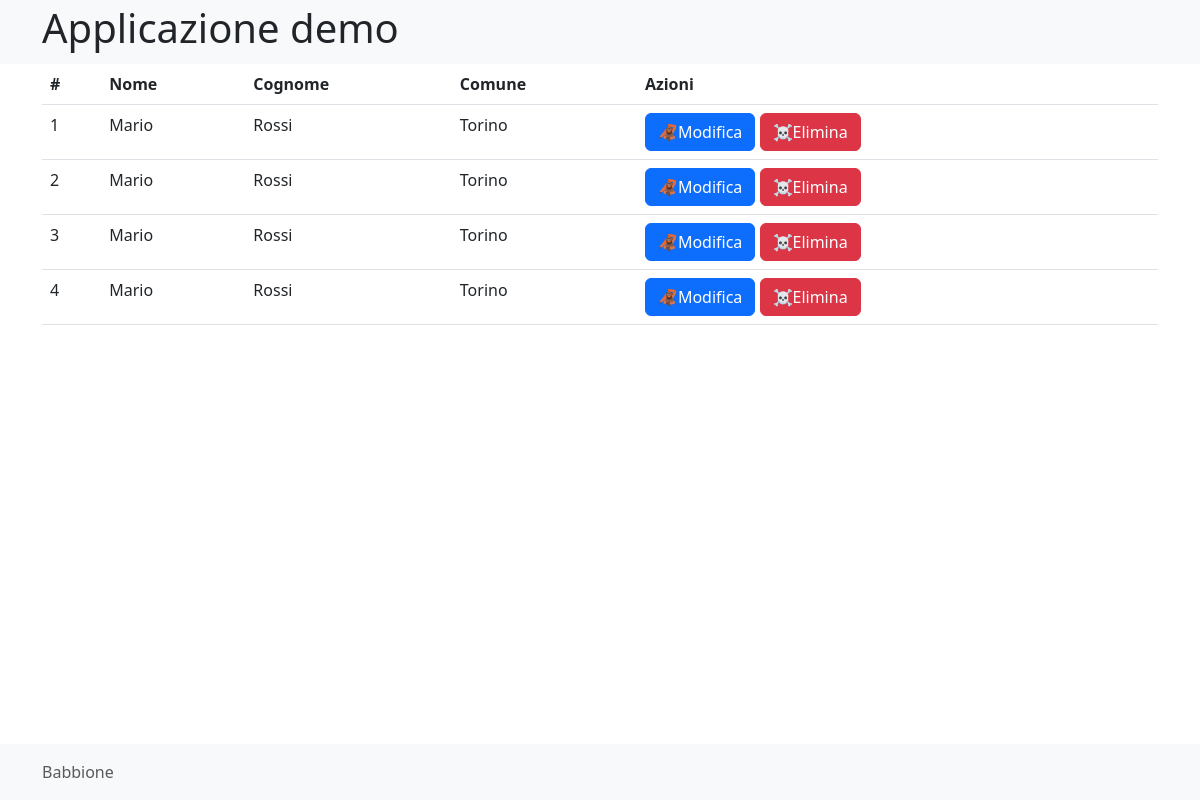
Page /form_in_php/index-user.php on the committed database.
### tables this page shows
CREATE TABLE `user` (
  `user_id` int(10) PRIMARY KEY NOT NULL AUTO_INCREMENT,
  `first_name` varchar(255) NOT NULL,
  `last_name` varchar(255) NOT NULL,
  `birthday` date NOT NULL,
  `birth_city` varchar(255) NOT NULL,
  `regione_id` int(11) NOT NULL,
  `provincia_id` int(11) NOT NULL,
  `gender` enum('M','F') NOT NULL,
  `username` varchar(255) NOT NULL,
  `password` varchar(255) NOT NULL
);

### form_in_php/class/crud/UserCRUD.php (called while the page is built, shortened)
<?php
class UserCRUD {
    public function read(int $user_id=null):User|array|bool|string
    {
        $conn = new \PDO(DB_DSN,DB_USER,DB_PASSWORD);
        if(!is_null($user_id)){
            $query = "SELECT * FROM user where user_id = :user_id";
            $stm = $conn->prepare($query);
            $stm->bindValue(':user_id', $user_id, PDO::PARAM_INT);
            $stm->execute();
            $result = $stm->fetchAll(PDO::FETCH_CLASS,User::class);
            if(count($result)==1){
                return $result[0];
            }
            if(count($result)>1){
                throw new \Exception("Chiave primaria duplicata", 1);
            }
            if(count($result)=== 0){
                return false;
            }
        }else{
            $query = "SELECT * FROM user";
            $stm = $conn->prepare($query);
            $stm->execute();
            $result = $stm->fetchAll(PDO::FETCH_CLASS,User::class);
            return $result;
        }
        return $result;
    }
}

### form_in_php/autoload.php (called while the page is built, shortened)
<?php
spl_autoload_register(function($className){
    $className = str_replace("\\","/",__DIR__."/class/".$className.'.php');
});

### form_in_php/index-user.php (the view, shortened to what this page needs)
<?php
require "./autoload.php";
$users = (new UserCRUD())->read();
?>
<?php require "./class/view/head-view.php" ?>
<table class="table">
    <tr>
        <th>#</th>
        <th>Nome</th>
        <th>Cognome</th>
        <th>Comune</th>
        <th>Azioni</th>
    </tr>
    <tr>
        <?php foreach ($users as $user) { ?>
            <tr>
            <td><?=$user->user_id?></td>
            <td><?=$user->first_name?></td>
            <td><?=$user->last_name?></td>
            <td><?=$user->birth_city?></td>
         <td>
            <a href="edit-user.php?user_id=<?=$user->user_id?>" class="btn btn-primary ">🦧Modifica</a>
            <a href="delete-user.php?user_id=<?=$user->user_id?>" class="btn btn-danger ">☠Elimina</a>
        </td>
            </tr>
        <?php } ?>
    </tr>
</table>
<?php require "./class/view/footer-view.php"?>

### form_in_php/class/view/head-view.php (shortened to what this page needs)
<!doctype html>
<html lang="it">
<head>
    <link href="https://cdn.jsdelivr.net/npm/bootstrap@5.3.0-alpha1/dist/css/bootstrap.min.css" rel="stylesheet">
    <link rel="stylesheet" href="assets/css/style.css">
</head>
<body>
    <header class="bg-light p-1">
        <div class="container">
            <h1 class="display-6">Applicazione demo</h1>
        </div>
    </header>
    <main class="container">

### form_in_php/class/view/footer-view.php (shortened to what this page needs)
</main>
<footer class="footer-bottom footer mt-auto py-3 bg-light">
  <div class="container">
    <span class="text-muted">Babbione</span>
  </div>
</footer>
</body>
</html>

### form_in_php/assets/css/style.css (style rules this page uses)
body { padding-bottom: 4rem; }
.footer-bottom { position: fixed; width: 100%; bottom: 0; }

### rows in the picture
user: user_id "1", first_name "Mario", last_name "Rossi", birth_city "Torino"
user: user_id "2", first_name "Mario", last_name "Rossi", birth_city "Torino"
user: user_id "3", first_name "Mario", last_name "Rossi", birth_city "Torino"
user: user_id "4", first_name "Mario", last_name "Rossi", birth_city "Torino"
